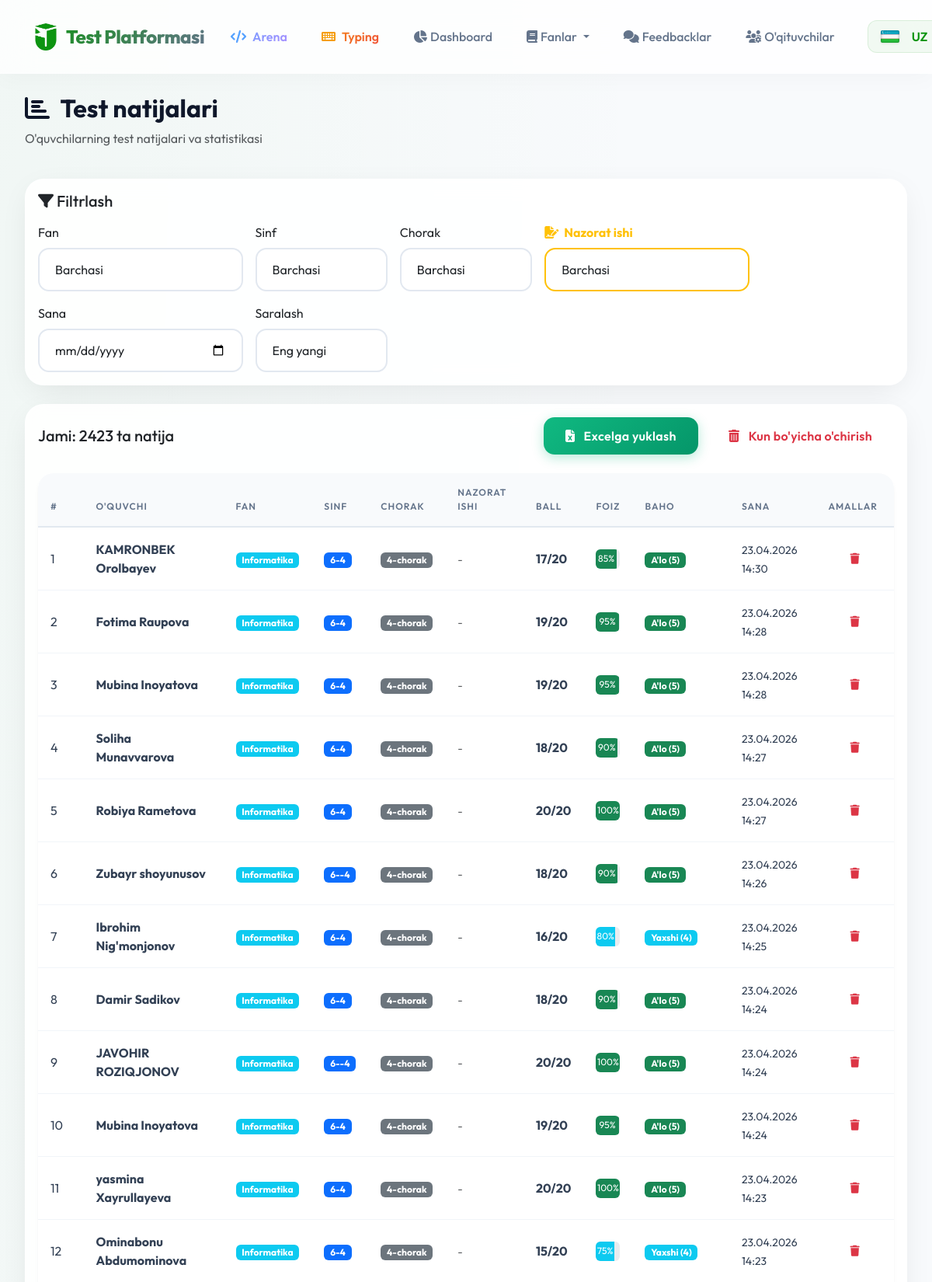
Page /admin/results (signed in, upper part) on the committed database.
### models.py (models this page shows)
class TestResult(db.Model):
    id = db.Column(db.Integer, primary_key=True)
    full_name = db.Column(db.String(100), nullable=False)
    grade = db.Column(db.Integer, nullable=False)
    class_number = db.Column(db.String(10), nullable=False)
    quarter = db.Column(db.Integer, nullable=False)
    subject_id = db.Column(db.Integer, db.ForeignKey('subject.id'), nullable=False)
    score = db.Column(db.Integer, nullable=False)
    total_questions = db.Column(db.Integer, default=20)
    percentage = db.Column(db.Float, nullable=False)
    grade_text = db.Column(db.String(20), nullable=False)
    test_date = db.Column(db.DateTime, default=tashkent_now)
    answers_json = db.Column(db.Text)  # JSON format
    control_work_id = db.Column(db.Integer, db.ForeignKey('control_work.id'), nullable=True)
    control_work = db.relationship('ControlWork', backref='results')
    subject = db.relationship('Subject', backref='results')
    __table_args__ = (
        db.Index('ix_result_subject_grade', 'subject_id', 'grade'),
        db.Index('ix_result_date', 'test_date'),
        db.Index('ix_result_quarter', 'quarter'),
    )

class Subject(db.Model):
    id = db.Column(db.Integer, primary_key=True)
    name = db.Column(db.String(50), nullable=False)
    name_ru = db.Column(db.String(50))
    name_en = db.Column(db.String(50))
    grades = db.Column(db.String(20), nullable=False)  # e.g. "5,6" or "7,8,9"
    is_protected = db.Column(db.Boolean, default=False)  # Anti-cheat protection
    question_count = db.Column(db.Integer, default=20)
    time_limit = db.Column(db.Integer, default=30)
    show_results = db.Column(db.Boolean, default=True)
    is_visible = db.Column(db.Boolean, default=True)

### routes/admin.py (the view)
@admin_bp.route('/results')
def results():
    query = _build_results_query(request.args)
    filtered_stats = query.with_entities(TestResult.subject_id, TestResult.percentage).all()
    total_count = len(filtered_stats)
    excellent_count = sum(
        1 for subject_id, percentage in filtered_stats
        if get_grade_info(percentage, subject_id)['level'] == 'excellent'
    )
    stats_tuple = query.with_entities(
        func.avg(TestResult.percentage),
        func.avg(TestResult.score)
    ).first()
    avg_percentage = stats_tuple[0] or 0
    avg_score = stats_tuple[1] or 0
    page = request.args.get('page', 1, type=int)
    per_page = 100
    pagination = query.paginate(page=page, per_page=per_page, error_out=False)
    results = pagination.items
    for result in results:
        result.grade_info = get_grade_info(result.percentage, result.subject_id)
        result.display_grade_text = result.grade_info['label']
    subjects = Subject.query.all()
    control_works_list = ControlWork.query.order_by(ControlWork.created_at.desc()).all()
    return render_template('admin_results.html',
                         results=results,
                         pagination=pagination,
                         subjects=subjects,
                         control_works_list=control_works_list,
                         total_count=total_count,
                         excellent_count=excellent_count,
                         avg_percentage=round(avg_percentage, 1),
                         avg_score=round(avg_score, 1))

### feature_store.py (called while the page is built)
def _feature_store_path() -> Path:
    instance_dir = Path(current_app.instance_path)
    instance_dir.mkdir(parents=True, exist_ok=True)
    store_path = instance_dir / FEATURE_STORE_FILENAME
    if not store_path.exists():
        store_path.write_text(
            json.dumps({"question_images": {}, "subject_grading": {}}, ensure_ascii=False, indent=2),
            encoding="utf-8",
        )
    return store_path

def _normalize_store(payload: Any) -> dict[str, dict[str, Any]]:
    data = payload if isinstance(payload, dict) else {}
    question_images = data.get("question_images")
    subject_grading = data.get("subject_grading")
    return {
        "question_images": question_images if isinstance(question_images, dict) else {},
        "subject_grading": subject_grading if isinstance(subject_grading, dict) else {},
    }

def load_feature_store() -> dict[str, dict[str, Any]]:
    if hasattr(g, '_feature_store'):
        return g._feature_store
    store_path = _feature_store_path()
    try:
        payload = json.loads(store_path.read_text(encoding="utf-8"))
    except (OSError, json.JSONDecodeError) as e:
        current_app.logger.warning("feature_store o'qishda xato: %s", e)
        payload = {}
    result = _normalize_store(payload)
    g._feature_store = result
    return result

def validate_grade_settings(
    excellent_min: int,
    good_min: int,
    satisfactory_min: int,
    fail_max: int,
) -> str | None:
    values = [excellent_min, good_min, satisfactory_min, fail_max]
    if any(value < 0 or value > 100 for value in values):
        return _("Baho chegaralari 0 dan 100 gacha bo'lishi kerak")
    if not excellent_min > good_min > satisfactory_min:
        return _("Chegaralar kamayish tartibida bo'lishi kerak: A'lo > Yaxshi > Qoniqarli")
    if fail_max >= satisfactory_min:
        return _("Qoniqarsiz chegarasi Qoniqarli chegarasidan past bo'lishi kerak")
    if fail_max != satisfactory_min - 1:
        return _("Qoniqarsiz chegarasi Qoniqarli chegarasidan 1 foiz past bo'lishi kerak")
    return None

### routes/admin.py (called while the page is built)
@admin_bp.before_request
def require_login():
    if request.endpoint == 'admin.login':
        return
    if 'admin_id' not in session:
        return redirect(url_for('admin.login'))

### templates/admin_results.html (shortened to what this page needs)
{% extends "base.html" %}
{% block content %}
<div class="container-fluid">
    <div class="row mb-4 animate-fade-in-up">
        <div class="col-md-12">
            <h2 class="fw-bold text-gradient"><i class="fas fa-chart-bar me-2"></i> {{ _('Test natijalari') }}</h2>
            <p class="text-muted">{{ _('O\'quvchilarning test natijalari va statistikasi') }}</p>
        </div>
    </div>
    <div class="card mb-4 animate-fade-in-up" style="animation-delay: 0.1s;">
        <div class="card-body">
            <h5 class="card-title mb-3">
                <i class="fas fa-filter"></i> Filtrlash
            </h5>
            <form method="GET" class="row g-3">
                <div class="col-md-3">
                    <label class="form-label">{{ _('Fan') }}</label>
                    <select class="form-select" name="subject_id" onchange="this.form.submit()">
                        <option value="">Barchasi</option>
                    </select>
                </div>
                <div class="col-md-2">
                    <label class="form-label">{{ _('Sinf') }}</label>
                    <select class="form-select" name="grade" onchange="this.form.submit()">
                        <option value="">{{ _('Barchasi') }}</option>
                    </select>
                </div>
                <div class="col-md-2">
                    <label class="form-label">{{ _('Chorak') }}</label>
                    <select class="form-select" name="quarter" onchange="this.form.submit()">
                        <option value="">{{ _('Barchasi') }}</option>
                    </select>
                </div>
                <div class="col-md-3">
                    <label class="form-label text-warning fw-bold"><i class="fas fa-file-signature me-1"></i> {{
                        _('Nazorat ishi') }}</label>
                    <select class="form-select border-warning" name="control_work_id" onchange="this.form.submit()">
                        <option value="">{{ _('Barchasi') }}</option>
                    </select>
                </div>
                <div class="col-md-3">
                    <label class="form-label">{{ _('Sana') }}</label>
                    <input type="date" name="filter_date" class="form-control"
                        value="{{ request.args.get('filter_date', '') }}" onchange="this.form.submit()">
                </div>
                <div class="col-md-2">
                    <label class="form-label">{{ _('Saralash') }}</label>
                    <select class="form-select" name="sort_by" onchange="this.form.submit()">
                        <option value="newest" {% if request.args.get('sort_by')=='newest' %}selected{% endif %}>{{
                            _('Eng yangi') }}</option>
                    </select>
                </div>
            </form>
        </div>
    </div>
    <div class="card animate-fade-in-up" style="animation-delay: 0.2s;">
        <div class="card-body">
            <div class="d-flex justify-content-between align-items-center mb-4">
                <h5 class="card-title mb-0">
                    {{ _('Jami') }}: {{ total_count }} {{ _('ta natija') }}
                </h5>
                <div>
                    <a href="{{ url_for('admin.export_results', subject_id=request.args.get('subject_id'), grade=request.args.get('grade'), quarter=request.args.get('quarter'), control_work_id=request.args.get('control_work_id'), filter_date=request.args.get('filter_date'), sort_by=request.args.get('sort_by')) }}"
                        class="btn btn-success me-2">
                        <i class="fas fa-file-excel me-2"></i> {{ _('Excelga yuklash') }}
                    </a>
                    {% if session.admin_role == 'admin' %}
                    <button type="button" class="btn btn-outline-danger" data-bs-toggle="modal"
                        data-bs-target="#deleteByDateModal">
                        <i class="fas fa-trash-alt me-2"></i> {{ _('Kun bo\'yicha o\'chirish') }}
                    </button>
                    {% endif %}
                </div>
            </div>
            {% if results %}
            <div class="table-responsive">
                <table class="table table-hover">
                    <thead>
                        <tr>
                            <th>#</th>
                            <th>{{ _('O\'quvchi') }}</th>
                            <th>{{ _('Fan') }}</th>
                            <th>{{ _('Sinf') }}</th>
                            <th>{{ _('Chorak') }}</th>
                            <th>{{ _('Nazorat ishi') }}</th>
                            <th>{{ _('Ball') }}</th>
                            <th>{{ _('Foiz') }}</th>
                            <th>{{ _('Baho') }}</th>
                            <th>{{ _('Sana') }}</th>
                            <th>{{ _('Amallar') }}</th>
                        </tr>
                    </thead>
                    <tbody>
                        {% for result in results %}
                        <tr>
                            <td>{{ loop.index }}</td>
                            <td>
                                <strong>{{ result.full_name }}</strong>
                            </td>
                            <td>
                                <span class="badge bg-info">{{ result.subject.name }}</span>
                            </td>
                            <td>
                                <span class="badge bg-primary">{{ result.grade }}-{{ result.class_number }}</span>
                            </td>
                            <td>
                                <span class="badge bg-secondary">{{ result.quarter }}-chorak</span>
                            </td>
                            <td>
                                {% if result.control_work_id %}
                                <span class="badge bg-warning text-dark"><i class="fas fa-file-alt me-1"></i>{{ _('Ha')
                                    }}</span>
                                {% else %}
                                <span class="text-muted small">-</span>
                                {% endif %}
                            </td>
                            <td>
                                <strong>{{ result.score }}/{{ result.total_questions }}</strong>
                            </td>
                            <td>
                                <div class="progress" style="height: 25px;">
                                    <div class="progress-bar {{ result.grade_info.progress_class }}" style="width: {{ result.percentage }}%">
                                        {{ result.percentage|int }}%
                                    </div>
                                </div>
                            </td>
                            <td>
                                <span class="badge {{ result.grade_info.badge_class }}">{{ result.display_grade_text }}</span>
                            </td>
                            <td>
                                <small>{{ result.test_date | tashkent('%d.%m.%Y %H:%M') }}</small>
                            </td>
                            <td>
                                {% if session.admin_role == 'admin' %}
                                <button type="button" class="btn btn-sm btn-outline-danger"
                                    onclick="deleteResult({{ result.id }}, this)" title="{{ _('O\'chirish') }}">
                                    <i class="fas fa-trash"></i>
                                </button>
                                {% endif %}
                            </td>
                        </tr>
                        {% endfor %}
                    </tbody>
                </table>
            </div>
            {% else %}
            <div class="text-center py-5">
                <i class="fas fa-inbox fa-4x text-muted mb-3"></i>
                <p class="text-muted">{{ _('Natijalar topilmadi') }}</p>
            </div>
            {% endif %}
        </div>
    </div>
</div>
{% endblock %}

### templates/base.html (style rules this page uses)
:root { --primary: #0d9410; --primary-dark: #0a750c; --secondary: #64748b; --success: #10b981; --danger: #ef4444; --warning: #f59e0b; --dark: #0f172a; --light: #f8fafc; --glass: rgba(255, 255, 255, 0.9); --glass-border: rgba(255, 255, 255, 0.2); --shadow: 0 10px 40px -10px rgba(0, 0, 0, 0.1); }
body { font-family: 'Outfit', sans-serif; background: #f8fafc; background-image: radial-gradient(at 0% 0%, rgba(13, 148, 16, 0.03) 0px, transparent 50%), radial-gradient(at 100% 100%, rgba(13, 148, 16, 0.03) 0px, transparent 50%); background-attachment: fixed; min-height: 100vh; color: var(--dark); }
.card { background: var(--glass); backdrop-filter: blur(12px); -webkit-backdrop-filter: blur(12px); border: 1px solid rgba(255, 255, 255, 0.5); border-radius: 24px; box-shadow: var(--shadow); transition: transform 0.3s cubic-bezier(0.4, 0, 0.2, 1), box-shadow 0.3s ease; overflow: hidden; }
.btn { border-radius: 14px; padding: 12px 28px; font-weight: 600; letter-spacing: 0.3px; transition: all 0.3s cubic-bezier(0.4, 0, 0.2, 1); border: none; position: relative; overflow: hidden; }
.btn-success { background: linear-gradient(135deg, var(--success), #059669); box-shadow: 0 4px 15px rgba(16, 185, 129, 0.3); }
.form-control, .form-select { border-radius: 14px; border: 2px solid #e2e8f0; padding: 14px 20px; font-size: 1rem; transition: all 0.3s ease; background: rgba(255, 255, 255, 0.8); }
.table-responsive { border-radius: 20px; box-shadow: 0 4px 6px -1px rgba(0, 0, 0, 0.05); }
.table { background: white; margin-bottom: 0; }
.table thead th { background: #f8fafc; color: #64748b; font-weight: 600; text-transform: uppercase; font-size: 0.75rem; letter-spacing: 1px; padding: 16px; border-bottom: 2px solid #e2e8f0; }
.table tbody td { padding: 16px; vertical-align: middle; border-bottom: 1px solid #f1f5f9; color: #334155; }

### rows in the picture
TestResult: full_name "KAMRONBEK Orolbayev", subject.name "Informatika", grade "6", class_number "4", quarter "4", score "17", total_questions "20", percentage "85", display_grade_text "A'lo (5)", test_date|tashkent "23.04.2026 14:30"
TestResult: full_name "Fotima Raupova", subject.name "Informatika", grade "6", class_number "4", quarter "4", score "19", total_questions "20", percentage "95", display_grade_text "A'lo (5)", test_date|tashkent "23.04.2026 14:28"
TestResult: full_name "Mubina Inoyatova", subject.name "Informatika", grade "6", class_number "4", quarter "4", score "19", total_questions "20", percentage "95", display_grade_text "A'lo (5)", test_date|tashkent "23.04.2026 14:28"
TestResult: full_name "Soliha Munavvarova", subject.name "Informatika", grade "6", class_number "4", quarter "4", score "18", total_questions "20", percentage "90", display_grade_text "A'lo (5)", test_date|tashkent "23.04.2026 14:27"
TestResult: full_name "Robiya Rametova", subject.name "Informatika", grade "6", class_number "4", quarter "4", score "20", total_questions "20", percentage "100", display_grade_text "A'lo (5)", test_date|tashkent "23.04.2026 14:27"
TestResult: full_name "Zubayr shoyunusov", subject.name "Informatika", grade "6", class_number "-4", quarter "4", score "18", total_questions "20", percentage "90", display_grade_text "A'lo (5)", test_date|tashkent "23.04.2026 14:26"
TestResult: full_name "Ibrohim Nig'monjonov", subject.name "Informatika", grade "6", class_number "4", quarter "4", score "16", total_questions "20", percentage "80", display_grade_text "Yaxshi (4)", test_date|tashkent "23.04.2026 14:25"
TestResult: full_name "Damir Sadikov", subject.name "Informatika", grade "6", class_number "4", quarter "4", score "18", total_questions "20", percentage "90", display_grade_text "A'lo (5)", test_date|tashkent "23.04.2026 14:24"
TestResult: full_name "JAVOHIR ROZIQJONOV", subject.name "Informatika", grade "6", class_number "-4", quarter "4", score "20", total_questions "20", percentage "100", display_grade_text "A'lo (5)", test_date|tashkent "23.04.2026 14:24"
TestResult: full_name "Mubina Inoyatova", subject.name "Informatika", grade "6", class_number "4", quarter "4", score "19", total_questions "20", percentage "95", display_grade_text "A'lo (5)", test_date|tashkent "23.04.2026 14:24"
TestResult: full_name "yasmina Xayrullayeva", subject.name "Informatika", grade "6", class_number "4", quarter "4", score "20", total_questions "20", percentage "100", display_grade_text "A'lo (5)", test_date|tashkent "23.04.2026 14:23"
TestResult: full_name "Ominabonu Abdumominova", subject.name "Informatika", grade "6", class_number "4", quarter "4", score "15", total_questions "20", percentage "75", display_grade_text "Yaxshi (4)", test_date|tashkent "23.04.2026 14:23"

### other values in the picture
{{ total_count }} "2423"
form field grade "Barchasi"
form field quarter "Barchasi"
form field control_work_id "Barchasi"
form field sort_by "Eng yangi"
